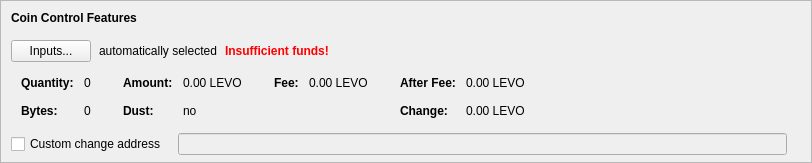
    <widget class="QFrame" name="frameCoinControl">
     <property name="sizePolicy">
      <sizepolicy hsizetype="Expanding" vsizetype="Expanding">
       <horstretch>0</horstretch>
       <verstretch>0</verstretch>
      </sizepolicy>
     </property>
     <property name="maximumSize">
      <size>
       <width>16777215</width>
       <height>16777215</height>
      </size>
     </property>
     <property name="frameShape">
      <enum>QFrame::StyledPanel</enum>
     </property>
     <property name="frameShadow">
      <enum>QFrame::Sunken</enum>
     </property>
     <layout class="QVBoxLayout" name="verticalLayoutCoinControl2">
      <property name="spacing">
       <number>0</number>
      </property>
      <property name="leftMargin">
       <number>0</number>
      </property>
      <property name="topMargin">
       <number>0</number>
      </property>
      <property name="rightMargin">
       <number>0</number>
      </property>
      <property name="bottomMargin">
       <number>6</number>
      </property>
      <item>
       <layout class="QVBoxLayout" name="verticalLayoutCoinControl" stretch="0,0,0,0,1">
        <property name="spacing">
         <number>0</number>
        </property>
        <property name="leftMargin">
         <number>10</number>
        </property>
        <property name="topMargin">
         <number>10</number>
        </property>
        <item>
         <layout class="QHBoxLayout" name="horizontalLayoutCoinControl1">
          <property name="bottomMargin">
           <number>15</number>
          </property>
          <item>
           <widget class="QLabel" name="labelCoinControlFeatures">
            <property name="sizePolicy">
             <sizepolicy hsizetype="Preferred" vsizetype="Maximum">
              <horstretch>0</horstretch>
              <verstretch>0</verstretch>
             </sizepolicy>
            </property>
            <property name="font">
             <font>
              <weight>75</weight>
              <bold>true</bold>
             </font>
            </property>
            <property name="styleSheet">
             <string notr="true">font-weight:bold;</string>
            </property>
            <property name="text">
             <string>Coin Control Features</string>
            </property>
           </widget>
          </item>
         </layout>
        </item>
        <item>
         <layout class="QHBoxLayout" name="horizontalLayoutCoinControl2" stretch="0,0,0,0">
          <property name="spacing">
           <number>8</number>
          </property>
          <property name="bottomMargin">
           <number>10</number>
          </property>
          <item>
           <widget class="QPushButton" name="pushButtonCoinControl">
            <property name="styleSheet">
             <string notr="true"/>
            </property>
            <property name="text">
             <string>Inputs...</string>
            </property>
            <property name="autoDefault">
             <bool>false</bool>
            </property>
           </widget>
          </item>
          <item>
           <widget class="QLabel" name="labelCoinControlAutomaticallySelected">
            <property name="text">
             <string>automatically selected</string>
            </property>
            <property name="margin">
             <number>5</number>
            </property>
           </widget>
          </item>
          <item>
           <widget class="QLabel" name="labelCoinControlInsuffFunds">
            <property name="font">
             <font>
              <weight>75</weight>
              <bold>true</bold>
             </font>
            </property>
            <property name="styleSheet">
             <string notr="true">color:red;font-weight:bold;</string>
            </property>
            <property name="text">
             <string>Insufficient funds!</string>
            </property>
            <property name="margin">
             <number>5</number>
            </property>
           </widget>
          </item>
          <item>
           <spacer name="horizontalSpacerCoinControl">
            <property name="orientation">
             <enum>Qt::Horizontal</enum>
            </property>
            <property name="sizeHint" stdset="0">
             <size>
              <width>40</width>
              <height>1</height>
             </size>
            </property>
           </spacer>
          </item>
         </layout>
        </item>
        <item>
         <widget class="QWidget" name="widgetCoinControl" native="true">
          <property name="sizePolicy">
           <sizepolicy hsizetype="Preferred" vsizetype="Preferred">
            <horstretch>0</horstretch>
            <verstretch>0</verstretch>
           </sizepolicy>
          </property>
          <property name="minimumSize">
           <size>
            <width>0</width>
            <height>0</height>
           </size>
          </property>
          <property name="styleSheet">
           <string notr="true"/>
          </property>
          <layout class="QHBoxLayout" name="horizontalLayoutCoinControl5">
           <property name="leftMargin">
            <number>0</number>
           </property>
           <property name="topMargin">
            <number>0</number>
           </property>
           <property name="rightMargin">
            <number>0</number>
           </property>
           <property name="bottomMargin">
            <number>0</number>
           </property>
           <item>
            <layout class="QHBoxLayout" name="horizontalLayoutCoinControl3" stretch="0,0,0,1">
             <property name="spacing">
              <number>20</number>
             </property>
             <property name="topMargin">
              <number>0</number>
             </property>
             <property name="bottomMargin">
              <number>10</number>
             </property>
             <item>
              <layout class="QFormLayout" name="formLayoutCoinControl1">
               <property name="horizontalSpacing">
                <number>10</number>
               </property>
               <property name="verticalSpacing">
                <number>14</number>
               </property>
               <property name="leftMargin">
                <number>10</number>
               </property>
               <property name="topMargin">
                <number>4</number>
               </property>
               <property name="rightMargin">
                <number>6</number>
               </property>
               <item row="0" column="0">
                <widget class="QLabel" name="labelCoinControlQuantityText">
                 <property name="font">
                  <font>
                   <weight>75</weight>
                   <bold>true</bold>
                  </font>
                 </property>
                 <property name="text">
                  <string>Quantity:</string>
                 </property>
                 <property name="margin">
                  <number>0</number>
                 </property>
                </widget>
               </item>
               <item row="0" column="1">
                <widget class="QLabel" name="labelCoinControlQuantity">
                 <property name="cursor">
                  <cursorShape>IBeamCursor</cursorShape>
                 </property>
                 <property name="contextMenuPolicy">
                  <enum>Qt::ActionsContextMenu</enum>
                 </property>
                 <property name="text">
                  <string notr="true">0</string>
                 </property>
                 <property name="margin">
                  <number>0</number>
                 </property>
                 <property name="textInteractionFlags">
                  <set>Qt::LinksAccessibleByMouse|Qt::TextSelectableByKeyboard|Qt::TextSelectableByMouse</set>
                 </property>
                </widget>
               </item>
               <item row="1" column="0">
                <widget class="QLabel" name="labelCoinControlBytesText">
                 <property name="font">
                  <font>
                   <weight>75</weight>
                   <bold>true</bold>
                  </font>
                 </property>
                 <property name="text">
                  <string>Bytes:</string>
                 </property>
                </widget>
               </item>
               <item row="1" column="1">
                <widget class="QLabel" name="labelCoinControlBytes">
                 <property name="cursor">
                  <cursorShape>IBeamCursor</cursorShape>
                 </property>
                 <property name="contextMenuPolicy">
                  <enum>Qt::ActionsContextMenu</enum>
                 </property>
                 <property name="text">
                  <string notr="true">0</string>
                 </property>
                 <property name="textInteractionFlags">
                  <set>Qt::LinksAccessibleByMouse|Qt::TextSelectableByKeyboard|Qt::TextSelectableByMouse</set>
                 </property>
                </widget>
               </item>
              </layout>
             </item>
             <item>
              <layout class="QFormLayout" name="formLayoutCoinControl2">
               <property name="horizontalSpacing">
                <number>10</number>
               </property>
               <property name="verticalSpacing">
                <number>14</number>
               </property>
               <property name="leftMargin">
                <number>6</number>
               </property>
               <property name="topMargin">
                <number>4</number>
               </property>
               <property name="rightMargin">
                <number>6</number>
               </property>
               <item row="0" column="0">
                <widget class="QLabel" name="labelCoinControlAmountText">
                 <property name="font">
                  <font>
                   <weight>75</weight>
                   <bold>true</bold>
                  </font>
                 </property>
                 <property name="text">
                  <string>Amount:</string>
                 </property>
                 <property name="margin">
                  <number>0</number>
                 </property>
                </widget>
               </item>
               <item row="0" column="1">
                <widget class="QLabel" name="labelCoinControlAmount">
                 <property name="cursor">
                  <cursorShape>IBeamCursor</cursorShape>
                 </property>
                 <property name="contextMenuPolicy">
                  <enum>Qt::ActionsContextMenu</enum>
                 </property>
                 <property name="text">
                  <string notr="true">0.00 LEVO</string>
                 </property>
                 <property name="textInteractionFlags">
                  <set>Qt::LinksAccessibleByMouse|Qt::TextSelectableByKeyboard|Qt::TextSelectableByMouse</set>
                 </property>
                </widget>
               </item>
               <item row="1" column="0">
                <widget class="QLabel" name="labelCoinControlLowOutputText">
                 <property name="font">
                  <font>
                   <weight>75</weight>
                   <bold>true</bold>
                  </font>
                 </property>
                 <property name="text">
                  <string>Dust:</string>
                 </property>
                </widget>
               </item>
               <item row="1" column="1">
                <widget class="QLabel" name="labelCoinControlLowOutput">
                 <property name="cursor">
                  <cursorShape>IBeamCursor</cursorShape>
                 </property>
                 <property name="contextMenuPolicy">
                  <enum>Qt::ActionsContextMenu</enum>
                 </property>
                 <property name="text">
                  <string notr="true">no</string>
                 </property>
                 <property name="textInteractionFlags">
                  <set>Qt::LinksAccessibleByMouse|Qt::TextSelectableByKeyboard|Qt::TextSelectableByMouse</set>
                 </property>
                </widget>
               </item>
              </layout>
             </item>
             <item>
              <layout class="QFormLayout" name="formLayoutCoinControl3">
               <property name="horizontalSpacing">
                <number>10</number>
               </property>
               <property name="verticalSpacing">
                <number>14</number>
               </property>
               <property name="leftMargin">
                <number>6</number>
               </property>
               <property name="topMargin">
                <number>4</number>
               </property>
               <property name="rightMargin">
                <number>6</number>
               </property>
               <item row="0" column="0">
                <widget class="QLabel" name="labelCoinControlFeeText">
                 <property name="font">
                  <font>
                   <weight>75</weight>
                   <bold>true</bold>
                  </font>
                 </property>
                 <property name="text">
                  <string>Fee:</string>
                 </property>
                 <property name="margin">
                  <number>0</number>
                 </property>
                </widget>
               </item>
               <item row="0" column="1">
                <widget class="QLabel" name="labelCoinControlFee">
                 <property name="cursor">
                  <cursorShape>IBeamCursor</cursorShape>
                 </property>
                 <property name="contextMenuPolicy">
                  <enum>Qt::ActionsContextMenu</enum>
                 </property>
                 <property name="text">
                  <string notr="true">0.00 LEVO</string>
                 </property>
                 <property name="textInteractionFlags">
                  <set>Qt::LinksAccessibleByMouse|Qt::TextSelectableByKeyboard|Qt::TextSelectableByMouse</set>
                 </property>
                </widget>
               </item>
              </layout>
             </item>
             <item>
              <layout class="QFormLayout" name="formLayoutCoinControl4">
               <property name="horizontalSpacing">
                <number>10</number>
               </property>
               <property name="verticalSpacing">
                <number>14</number>
               </property>
               <property name="leftMargin">
                <number>6</number>
               </property>
               <property name="topMargin">
                <number>4</number>
               </property>
               <property name="rightMargin">
                <number>6</number>
               </property>
               <item row="0" column="0">
                <widget class="QLabel" name="labelCoinControlAfterFeeText">
                 <property name="font">
                  <font>
                   <weight>75</weight>
                   <bold>true</bold>
                  </font>
                 </property>
                 <property name="text">
                  <string>After Fee:</string>
                 </property>
                 <property name="margin">
                  <number>0</number>
                 </property>
                </widget>
               </item>
               <item row="0" column="1">
                <widget class="QLabel" name="labelCoinControlAfterFee">
                 <property name="cursor">
                  <cursorShape>IBeamCursor</cursorShape>
                 </property>
                 <property name="contextMenuPolicy">
                  <enum>Qt::ActionsContextMenu</enum>
                 </property>
                 <property name="text">
                  <string notr="true">0.00 LEVO</string>
                 </property>
                 <property name="textInteractionFlags">
                  <set>Qt::LinksAccessibleByMouse|Qt::TextSelectableByKeyboard|Qt::TextSelectableByMouse</set>
                 </property>
                </widget>
               </item>
               <item row="1" column="0">
                <widget class="QLabel" name="labelCoinControlChangeText">
                 <property name="font">
                  <font>
                   <weight>75</weight>
                   <bold>true</bold>
                  </font>
                 </property>
                 <property name="text">
                  <string>Change:</string>
                 </property>
                </widget>
               </item>
               <item row="1" column="1">
                <widget class="QLabel" name="labelCoinControlChange">
                 <property name="cursor">
                  <cursorShape>IBeamCursor</cursorShape>
                 </property>
                 <property name="contextMenuPolicy">
                  <enum>Qt::ActionsContextMenu</enum>
                 </property>
                 <property name="text">
                  <string notr="true">0.00 LEVO</string>
                 </property>
                 <property name="textInteractionFlags">
                  <set>Qt::LinksAccessibleByMouse|Qt::TextSelectableByKeyboard|Qt::TextSelectableByMouse</set>
                 </property>
                </widget>
               </item>
              </layout>
             </item>
            </layout>
           </item>
          </layout>
         </widget>
        </item>
        <item>
         <layout class="QHBoxLayout" name="horizontalLayoutCoinControl4" stretch="0,0,0">
          <property name="spacing">
           <number>12</number>
          </property>
          <property name="sizeConstraint">
           <enum>QLayout::SetDefaultConstraint</enum>
          </property>
          <property name="topMargin">
           <number>5</number>
          </property>
          <property name="rightMargin">
           <number>5</number>
          </property>
          <item>
           <widget class="QCheckBox" name="checkBoxCoinControlChange">
            <property name="toolTip">
             <string>If this is activated, but the change address is empty or invalid, change will be sent to a newly generated address.</string>
            </property>
            <property name="text">
             <string>Custom change address</string>
            </property>
           </widget>
          </item>
          <item>
           <widget class="QValidatedLineEdit" name="lineEditCoinControlChange">
            <property name="enabled">
             <bool>false</bool>
            </property>
            <property name="sizePolicy">
             <sizepolicy hsizetype="Expanding" vsizetype="Fixed">
              <horstretch>0</horstretch>
              <verstretch>0</verstretch>
             </sizepolicy>
            </property>
           </widget>
          </item>
          <item>
           <widget class="QLabel" name="labelCoinControlChangeLabel">
            <property name="sizePolicy">
             <sizepolicy hsizetype="Preferred" vsizetype="Expanding">
              <horstretch>0</horstretch>
              <verstretch>0</verstretch>
             </sizepolicy>
            </property>
            <property name="minimumSize">
             <size>
              <width>0</width>
              <height>0</height>
             </size>
            </property>
            <property name="text">
             <string/>
            </property>
            <property name="margin">
             <number>3</number>
            </property>
           </widget>
          </item>
         </layout>
        </item>
        <item>
         <spacer name="verticalSpacerCoinControl">
          <property name="orientation">
           <enum>Qt::Vertical</enum>
          </property>
          <property name="sizeHint" stdset="0">
           <size>
            <width>800</width>
            <height>1</height>
           </size>
          </property>
         </spacer>
        </item>
       </layout>
      </item>
     </layout>
    </widget>
